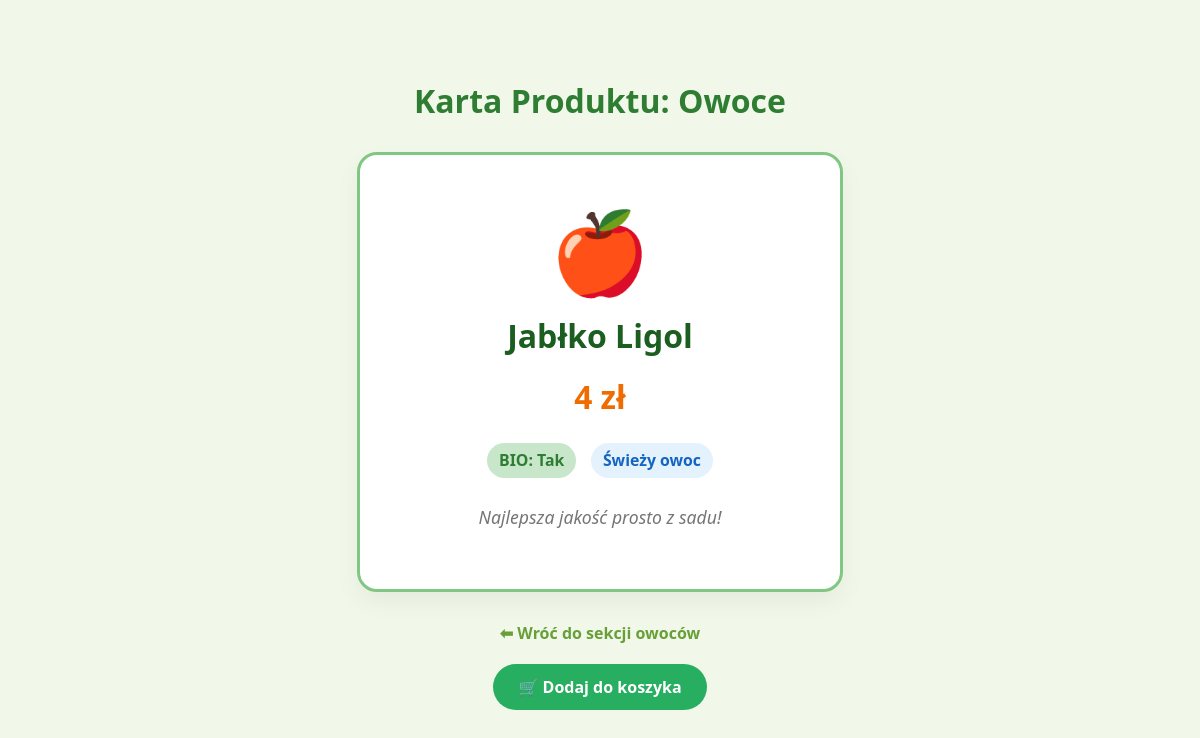
Page /kategoria/owoce/1 on the committed database.
### sklep/models.py (models this page shows)
class Owoce(models.Model):
  nazwa = models.CharField(max_length=255)
  cena = models.PositiveIntegerField()
  czy_bio = models.BooleanField(default=True)
  czy_suszone = models.BooleanField(default=False)

### sklep/views.py (the view)
# urls.py: path('kategoria/owoce/<int:id>', views.szczegolyowoce, name='szczegolyowoce'),
def szczegolyowoce(request, id):
    produkt = get_object_or_404(Owoce, id=id)
    return render(request, 'szczegolyowoce.html', {'produkt': produkt, 'kategoria': 'owoce'})

### sklep/templates/szczegolyowoce.html (shortened to what this page needs)
<!DOCTYPE html>
<html lang="pl">
<head>
</head>
<body>
    <h1>Karta Produktu: Owoce</h1>
    <div class="product-card">
        <span class="emoji-large">
            {% if produkt.czy_suszone %} 🍇 {% else %} 🍎 {% endif %}
        </span>
        <div style="font-size: 2em; color: #1b5e20; margin-bottom: 10px; font-weight: bold;">
            {{ produkt.nazwa }}
        </div>
        <div class="product-info">
            <p class="price">{{ produkt.cena }} zł</p>
            <div style="margin-bottom: 20px;">
                <span class="tag tag-bio">BIO: {{ produkt.czy_bio|yesno:"Tak,Nie" }}</span>
                {% if produkt.czy_suszone %}
                    <span class="tag tag-dried">Owoc suszony</span>
                {% else %}
                    <span class="tag tag-bio" style="background-color: #e3f2fd; color: #1565c0;">Świeży owoc</span>
                {% endif %}
            </div>
            <p style="font-style: italic; color: #757575;">Najlepsza jakość prosto z sadu!</p>
        </div>
    </div>
<a href="{% url 'listaproduktowzkategorii' 'owoce' %}" class="back-link">⬅ Wróć do sekcji owoców</a>    <a href="{% url 'dodaj_do_koszyka' kategoria produkt.id %}" class="btn-add">
    🛒 Dodaj do koszyka
</a>
</body>
</html>

### sklep/templates/szczegolyowoce.html (style rules this page uses)
body { font-family: 'Segoe UI', Tahoma, Geneva, Verdana, sans-serif; background-color: #f1f8e9; display: flex; flex-direction: column; align-items: center; padding: 50px; }
h1 { color: #2e7d32; margin-bottom: 30px; }
.product-card { background: white; padding: 40px; text-align: center; border-radius: 20px; box-shadow: 0 10px 25px rgba(0,0,0,0.05); width: 100%; max-width: 400px; border: 3px solid #81c784; }
.product-info { font-size: 1.1em; color: #33691e; margin: 10px 0; line-height: 1.6; }
.price { font-size: 1.8em; color: #ef6c00; font-weight: bold; margin: 15px 0; }
.tag { display: inline-block; padding: 5px 12px; border-radius: 20px; font-size: 0.9em; font-weight: bold; margin: 5px; }
.tag-bio { background-color: #c8e6c9; color: #2e7d32; }
.back-link { margin-top: 30px; text-decoration: none; color: #689f38; font-weight: bold; transition: color 0.3s; }
.emoji-large { font-size: 5em; display: block; margin-bottom: 10px; }
.btn-add { display: inline-block; background-color: #27ae60; color: white; padding: 12px 25px; text-decoration: none; border-radius: 30px; font-weight: bold; margin-top: 20px; transition: background 0.3s; }

### rows in the picture
Owoce: nazwa "Jabłko Ligol", cena "4", czy_bio "Tak"
